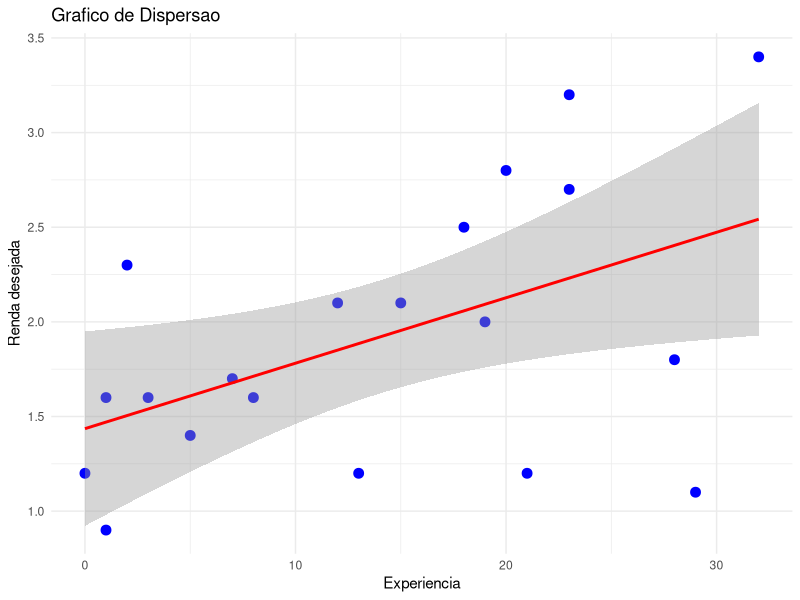
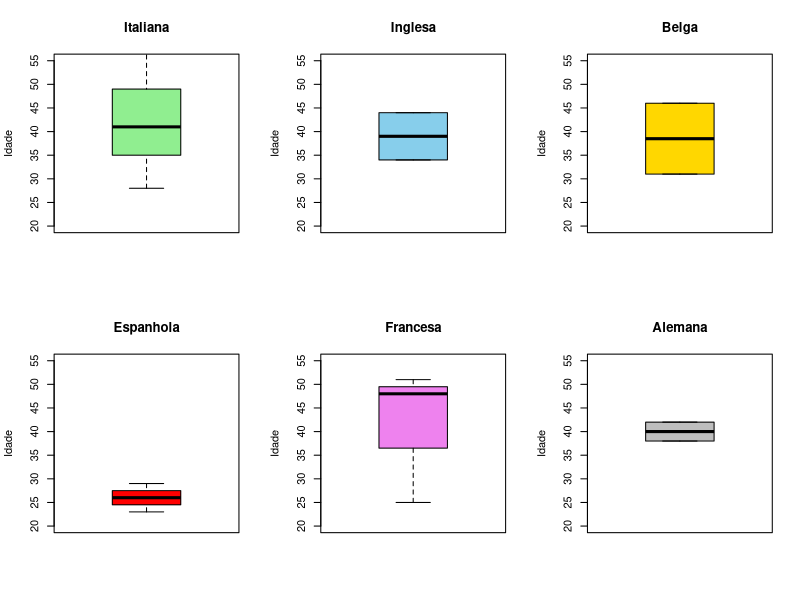
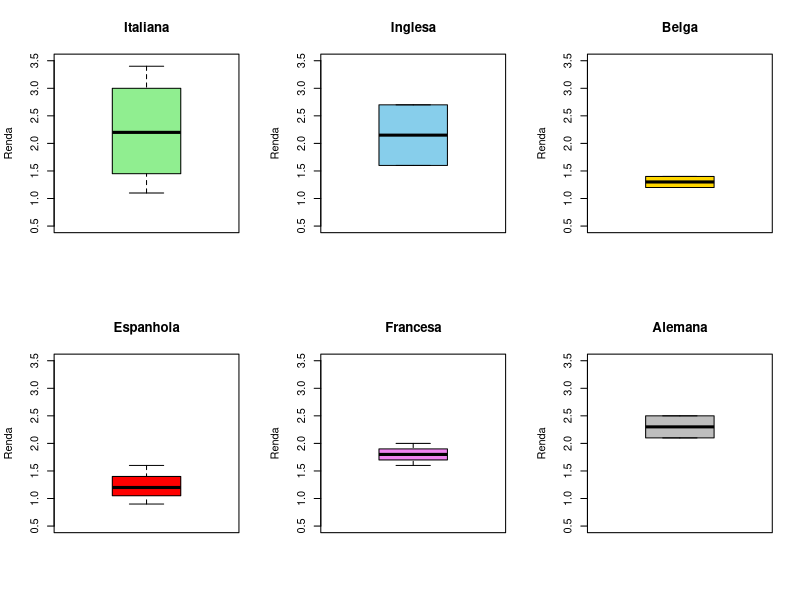

Source code (R) for these figures, in order:
#Questao 2
#Dados dos candidatos na ordem da tabela
idade <- c(28, 34, 46, 26, 37, 29, 51, 31, 39, 43, 58, 44, 25, 23, 52, 42, 48,
           33, 38, 46)
nacionalidade <- c("Italiana", "Inglesa", "Belga", "Espanhola", "Italiana",
                   "Espanhola", "Francesa", "Belga", "Italiana", "Italiana",
                   "Italiana", "Inglesa", "Francesa", "Espanhola", "Italiana",
                   "Alemana", "Francesa", "Italiana", "Alemana", "Italiana"
)
renda <- c(2.3, 1.6, 1.2, 0.9, 2.1, 1.6, 1.8, 1.4, 1.2, 2.8, 3.4, 2.7, 1.6, 1.2,
           1.1, 2.5, 2.0, 1.7, 2.1, 3.2)
experiencia <- c(2, 8, 21, 1, 15, 3, 28, 5, 13, 20, 32, 23, 1, 0, 29, 18, 19, 7,
                 12, 23)

curriculos <- data.frame(idade, nacionalidade, renda, experiencia) # 

# Estatisticas descritivas
#item 1
#Informacoes
Informacoes <- c("Idade", "Renda", "Experiencia")
#Medias
media_idade <- mean(idade)
media_Renda <- mean(renda)
media_Experiencia <- mean(experiencia)
Media <- c(media_idade, media_Renda, media_Experiencia)
#Medianas
mediana_idade <- median(idade)
mediana_Renda <- median(renda)
mediana_Experiencia <- median(experiencia)
Mediana <- c(mediana_idade, mediana_Renda, mediana_Experiencia)
#Desvio padrao
desvio_idade <- sd(idade)
desvio_Renda <- sd(renda)
desvio_Experiencia <- sd(experiencia)
Desvio_Padrao <- c(desvio_idade, desvio_Renda, desvio_Experiencia)

#Display dos dados obtidos
estatisticas = data.frame(Informacoes,Media, Mediana, Desvio_Padrao)
print(estatisticas)

#item 2
library(dplyr)
library(tidyverse)
grupos_nacionalidade <- curriculos %>%
  group_by(nacionalidade) %>%# agrupa por nacionalidade
  summarise(
    Renda_media = mean(renda),# media da renda em cada nacionalidade
    Experiencia_media = mean(experiencia) 
    #media de experiencia em cada nacionalidade
  )
cat("Tabela completa:\n")
print(grupos_nacionalidade)

maior_renda <- grupos_nacionalidade %>%
  slice_max(Renda_media)%>% #seleciona a maior renda media
  pull(nacionalidade) #retorna a naciolidade da media obtida

cat("\nNacionalidade com maior renda media desejada:\n")
print(maior_renda)

mais_experiente <- grupos_nacionalidade %>%
  slice_max(Experiencia_media) %>% # seleciona maior experiencia media
  pull(nacionalidade) # retorna a nacionalidade da media obtida

cat("Nacionalidade que aparenta ser mais experiente:")
print(mais_experiente)

#item3
coeficienteP <- cor(experiencia, renda) # Coeficiente de Pearson

ggplot(curriculos, aes(x = experiencia, y = renda)) +
  geom_point(color = "blue", size = 3) +
  geom_smooth(method = "lm", color = "red") + # linha de regressao
  labs(title = "Grafico de Dispersao",
       x = "Experiencia",
       y = "Renda desejada") +
  theme_minimal()

#item 4
prioridade <- curriculos %>%
  select(idade, nacionalidade)%>%
  filter(experiencia>10, renda<2) %>% # filtra as características selecionadas 
  pull(idade)

print("Idade e nacionalidade dos candidatos que atendem aos criterios de
prioridade:\n")
print(prioridade)

print("Numero de candidatos que atendem aos criterios de prioridade:")
print(nrow(prioridade))

# item 5
#idade
par(mfrow = c(2, 3))#divide o quadro em 6 colunas
nacionalidade_unicas <- unique(curriculos$nacionalidade)
#cria um vetor com as nacionalidades
cores <- c("lightgreen", "skyblue", "gold", "red", "violet", "gray")
#vetor de cores para diferenciar as nacionalidades

for (i in 1:length(nacionalidade_unicas)) { #for para cada nacionalidade
  nac <- nacionalidade_unicas[i]#cada loop trata os dados de uma nacionalidade
  
  dados_filtrados <- curriculos %>%
    filter(nacionalidade == nac) %>%
    pull(idade)#cria um vetor de idades da nacionalidade atual do loop
  
  if (i == 1) {#Na primeira iteracao cria o label do grafico
    ylab_text <- "Idade"
    yaxt_setting <- 's'
  }
  #cria o boxplot
  boxplot(dados_filtrados,
          main = nac,
          ylab = ylab_text,
          col = cores[i],
          border = "black",
          ylim = c(20, 55), #define o limite do eixo y
          yaxt = yaxt_setting)
}

#RENDAS
par(mfrow = c(2,3))
for (i in 1:length(nacionalidade_unicas)) { #for para cada nacionalidade
  nac <- nacionalidade_unicas[i] #cada loop trata os dados de uma nacionalidade
  
  dados_filtrados <- curriculos %>%
    filter(nacionalidade == nac) %>%
    pull(renda) #cria um vetor de renda desejada da nacionalidade atual do loop
  
  if (i == 1) { #Na primeira iteracao cria o label do grafico
    ylab_text <- "Renda"
    yaxt_setting <- 's'
  }
  #cria o boxplot
  boxplot(dados_filtrados,
          main = nac,
          ylab = ylab_text,
          col = cores[i],
          border = "black",
          ylim = c(0.5,3.5),
          yaxt = yaxt_setting)
}
